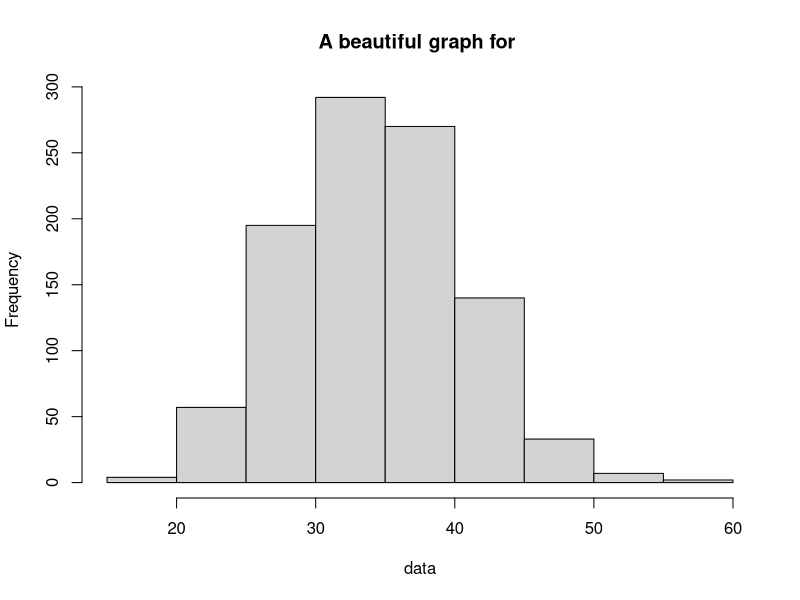

The R script that drew this image: (Note: this script raises an error after producing the figure.)

# Source this awesome script to do clever data science!
if(!require(here)) install.packages("here")
user_name = readline("Hello there! Please type your username and press Enter: ")

fav_num = sample(10:100, 1)
cat("Okay", user_name, "I'm going to guess your favourite number is...", fav_num, "!")
cat("\n\nSo, I'll make a beautiful graph of a Poisson distribution with lambda =", fav_num)

data = rpois(1000, fav_num)
hist(data, main = paste0("A beautiful graph for ", user_name))

cat("\n\nLet me save this beautiful graph and the data behind it...")

filename = paste0("data_",user_name,"_",format(Sys.time(), "%Hh%M"),".rds")
saveRDS(data, here::here("data", filename))

graphname = paste0("graph_",user_name,"_",format(Sys.time(), "%Hh%M"),".png")
png(here::here("figures", graphname))
hist(data, main = paste0("A beautiful graph for ", user_name))
dev.off()

cat("\n\nDone! Don't forget to commit the changes ;)")
